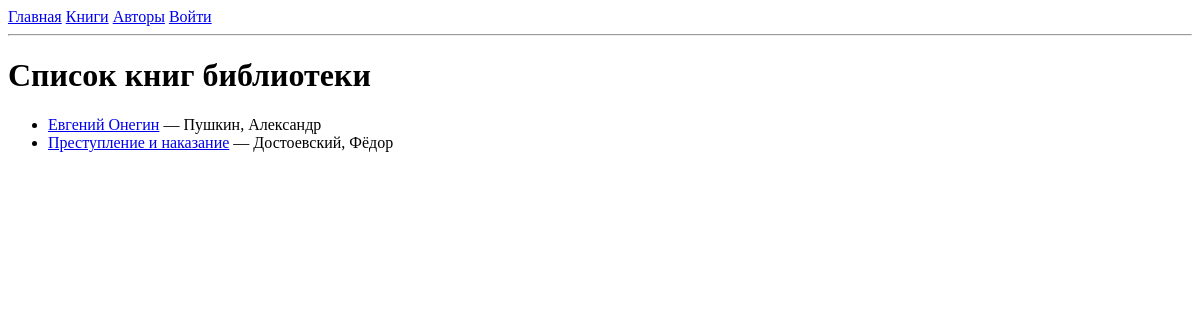
Before: /catalog/books/ with the older database file.
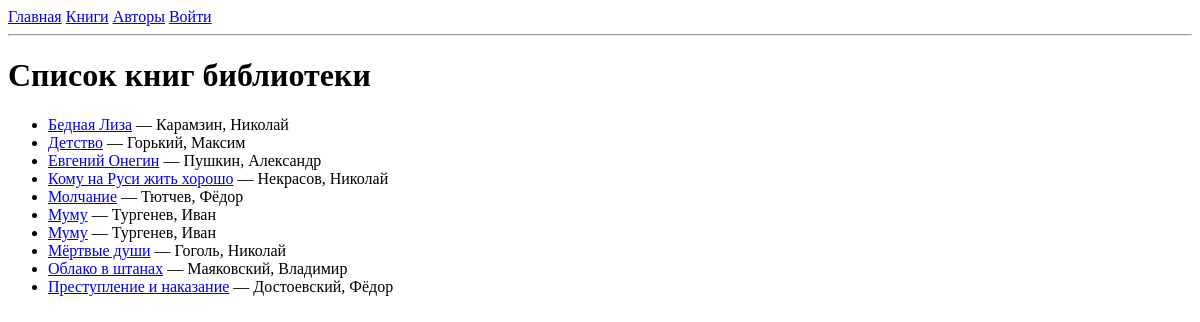
After: the same page with the newer database file.
### catalog/models.py (models this page shows, shortened)
class Book(models.Model):
    title = models.CharField(max_length=200)
    author = models.ForeignKey(
        'Author',
        on_delete=models.RESTRICT,
        null=True
    )
    language = models.ForeignKey(
        'Language',
        on_delete=models.SET_NULL,
        null=True,
        blank=True
    )
    summary = models.TextField(
        max_length=1000,
        help_text="Enter a brief description of the book"
    )
    isbn = models.CharField(
        'ISBN',
        max_length=13,
        unique=True,
        help_text='13 Character ISBN number'
    )
    genre = models.ManyToManyField(
        Genre,
        help_text="Select a genre for this book"
    )
    class Meta:
        ordering = ['title', 'author']

class Author(models.Model):
    first_name = models.CharField(max_length=100)
    last_name = models.CharField(max_length=100)
    date_of_birth = models.DateField(null=True, blank=True)
    date_of_death = models.DateField('Died', null=True, blank=True)
    class Meta:
        ordering = ['last_name', 'first_name']
    def __str__(self):
        return f'{self.last_name}, {self.first_name}'

### catalog/views.py (the view)
# urls.py: path('books/', views.BookListView.as_view(), name='books'),
class BookListView(generic.ListView):
    model = Book
    paginate_by = 10

### catalog/templates/catalog/book_list.html (shortened to what this page needs)
{% extends "catalog/base_generic.html" %}
{% block content %}
<h1>Список книг библиотеки</h1>
{% if book_list %}
<ul>
    {% for book in book_list %}
   <li>
   <a href="{% url 'book-detail' book.pk %}">{{ book.title }}</a>
    — {{ book.author }}
   </li>
    {% endfor %}
</ul>
{% else %}
<p>В библиотеке пока нет добавленных книг.</p>
{% endif %}
{% endblock %}

### catalog/templates/catalog/base_generic.html (shortened to what this page needs)
<!DOCTYPE html>
<html lang="ru">
<head>
</head>
<body>
    <div>
        <a href="{% url 'index' %}">Главная</a>
        <a href="{% url 'books' %}">Книги</a>
        <a href="{% url 'authors' %}">Авторы</a>
        {% if user.is_authenticated %}
            <span>Пользователь: {{ user.get_username }}</span>
            <form id="logout-form" method="post" action="{% url 'logout' %}">
                {% csrf_token %}
                <button type="submit">Выйти</button>
            </form>
        {% else %}
            <a href="{% url 'login' %}?next={{ request.path }}">Войти</a>
        {% endif %}
    </div>
    <hr>
    {% block content %}
    {% endblock %}
</body>
</html>

Changed rows visible on the page:
added Book: title "Бедная Лиза", author "Карамзин, Николай"
added Book: title "Детство", author "Горький, Максим"
added Book: title "Кому на Руси жить хорошо", author "Некрасов, Николай"
added Book: title "Молчание", author "Тютчев, Фёдор"
added Book: title "Муму", author "Тургенев, Иван"
added Book: title "Муму", author "Тургенев, Иван"
added Book: title "Мёртвые души", author "Гоголь, Николай"
added Book: title "Облако в штанах", author "Маяковский, Владимир"
